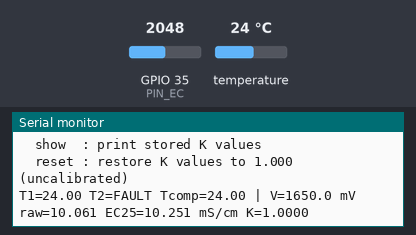
The sketch below on a simulated ESP32. Parts: the last lines printed to the serial monitor. Inputs (shaded band) come from the test bench; at power-on: GPIO 35 (PIN_EC) = 2048, temperature 24 °C (analog values on the 0–4095 scale). EEPROM starts erased.

Above: at 1.2 s.
1.3 s: GPIO 35 (PIN_EC) set to 3650
At 2.6 s:
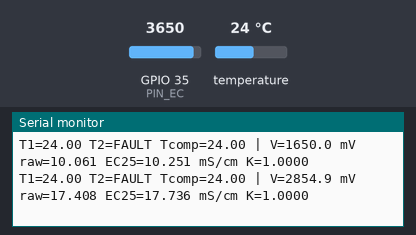
2.8 s: GPIO 35 (PIN_EC) set to 3785
At 4.9 s:
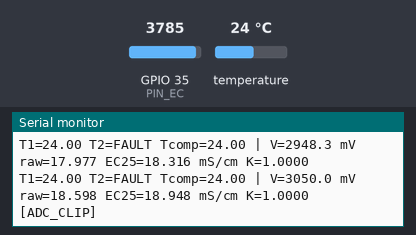

The sketch:

salimango_ec_calibration.ino
```cpp
/*
  S.A.L.I.M.A.N.G.O. — EC calibration + dual DS18B20 temperature compensation
  ---------------------------------------------------------------------------
  Target   : ESP32 DevKit 38-pin (ESP32-WROOM-32), Arduino-ESP32 core 2.x / 3.x
  Sensor   : DFRobot Gravity Analog EC Sensor V2, K=1 (DFR0300), 0–3.4 V output
  Temp     : 2x waterproof DS18B20 on one shared 1-Wire bus
  Pins     : EC analog  -> GPIO 35 (ADC1_CH7, input-only)      [WIRING.md §3]
             1-Wire bus -> GPIO 19, external 4.7 kOhm pull-up to 3.3 V
  Libraries: OneWire, DallasTemperature (Library Manager); Preferences (built-in)

  Conversion uses the same two-point K-value algorithm as DFRobot_EC
  (RES2 = 820, ECREF = 200, 1.85 %/°C compensation, 1.413 / 12.88 mS/cm buffers),
  re-implemented so that:
    - the ESP32 ADC is read through analogReadMilliVolts() (eFuse-calibrated mV),
    - K values persist in NVS (Preferences) per FIRMWARE.md §7,
    - nothing blocks loop(): no delay(); DS18B20 runs asynchronously.

  Serial Monitor: 115200 baud, line ending = "Newline".
  Commands: help | enter | cal | exit | abort | show | reset
*/

#include <Arduino.h>
#include <OneWire.h>
#include <DallasTemperature.h>
#include <Preferences.h>
#include <math.h>

// ===================== Pin map (docs/WIRING.md §3) =====================
constexpr uint8_t PIN_EC      = 35;
constexpr uint8_t PIN_ONEWIRE = 19;

// ============ DFR0300 (K=1) constants — DFRobot_EC algorithm ===========
constexpr float RES2        = 820.0f;
constexpr float ECREF       = 200.0f;
constexpr float TEMP_COEF   = 0.0185f;   // per °C, referenced to 25 °C
constexpr float K_MIN       = 0.5f;      // valid K window for a K=1 probe
constexpr float K_MAX       = 1.5f;
constexpr float STD_LOW     = 1.413f;    // mS/cm @ 25 °C
constexpr float STD_HIGH    = 12.88f;    // mS/cm @ 25 °C
constexpr float RAW_MAX     = 20.0f;     // K=1 usable ceiling, mS/cm
constexpr float ADC_CLIP_MV = 3000.0f;   // ESP32 ADC goes non-linear above ~3.1 V

// ============================ Timing ===================================
constexpr uint32_t EC_SAMPLE_MS = 40;    // one ADC sample every 40 ms
constexpr uint8_t  EC_WINDOW    = 25;    // 25 x 40 ms = 1 s window
constexpr uint8_t  EC_TRIM      = 5;     // drop 5 lowest + 5 highest
constexpr uint32_t T_CONV_MS    = 750;   // DS18B20 12-bit conversion time
constexpr uint8_t  STAB_WINDOWS = 5;     // 5 s history for stability check
constexpr float    STAB_TOL     = 0.01f; // ±1 % spread (min 5 mV)
constexpr float    T_MISMATCH_C = 0.5f;  // TESTING.md SEN-01 tolerance

// ============================ Objects ==================================
OneWire           oneWire(PIN_ONEWIRE);
DallasTemperature ds(&oneWire);
Preferences       prefs;

// ======================== Temperature state ============================
DeviceAddress tAddr[2];
bool     tPresent[2] = {false, false};
bool     tValid[2]   = {false, false};
float    tC[2]       = {NAN, NAN};
uint32_t tReqAt      = 0;

// =========================== EC state ==================================
float    ecBuf[EC_WINDOW];
uint8_t  ecIdx        = 0;
uint32_t ecLastSample = 0;
float    mvAvg        = NAN;
float    mvHist[STAB_WINDOWS];
uint8_t  histN = 0, histIdx = 0;
bool     windowReady  = false;

// ======================== Calibration state ============================
float kLow = 1.0f, kHigh = 1.0f, kActive = 1.0f;
bool  calMode  = false;
float pendLow  = NAN;
float pendHigh = NAN;

// ======================== Serial line buffer ===========================
char    cmdLine[24];
uint8_t cmdLen = 0;

// ============================ Helpers ==================================
float trimmedMean(const float *src, uint8_t n, uint8_t trim) {
  float a[EC_WINDOW];
  memcpy(a, src, n * sizeof(float));
  for (uint8_t i = 1; i < n; i++) {            // insertion sort (n = 25)
    float v = a[i];
    int8_t j = i - 1;
    while (j >= 0 && a[j] > v) { a[j + 1] = a[j]; j--; }
    a[j + 1] = v;
  }
  float s = 0;
  for (uint8_t i = trim; i < n - trim; i++) s += a[i];
  return s / (n - 2 * trim);
}

float rawEC(float mv) {                        // mS/cm at K = 1, uncompensated
  return 1000.0f * mv / RES2 / ECREF;
}

float ecAt25(float mv, float tempC) {          // calibrated, compensated to 25 °C
  float raw = rawEC(mv);
  float trial = raw * kActive;                 // auto-range with hysteresis
  if (trial > 2.5f)      kActive = kHigh;
  else if (trial < 2.0f) kActive = kLow;
  return raw * kActive / (1.0f + TEMP_COEF * (tempC - 25.0f));
}

// Probe 1 is the probe mounted beside the EC cell; probe 2 is the fallback.
bool compensationTemp(float &t) {
  if (tValid[0]) { t = tC[0]; return true; }
  if (tValid[1]) { t = tC[1]; return true; }
  t = 25.0f;                                   // no compensation; flagged
  return false;
}

bool isStable() {
  if (histN < STAB_WINDOWS) return false;
  float mn = mvHist[0], mx = mvHist[0], sum = 0;
  for (uint8_t i = 0; i < STAB_WINDOWS; i++) {
    mn = min(mn, mvHist[i]);
    mx = max(mx, mvHist[i]);
    sum += mvHist[i];
  }
  float mean = sum / STAB_WINDOWS;
  return (mx - mn) <= max(STAB_TOL * mean, 5.0f);
}

void printAddress(const DeviceAddress a) {
  for (uint8_t i = 0; i < 8; i++) {
    if (a[i] < 16) Serial.print('0');
    Serial.print(a[i], HEX);
  }
}

void fmtTemp(char *out, size_t n, uint8_t i) {
  if (tValid[i]) snprintf(out, n, "%.2f", tC[i]);
  else           snprintf(out, n, "FAULT");
}

// ======================== Non-blocking pollers =========================
void pollEC(uint32_t now) {
  if (now - ecLastSample < EC_SAMPLE_MS) return;
  ecLastSample = now;
  ecBuf[ecIdx++] = (float)analogReadMilliVolts(PIN_EC);
  if (ecIdx >= EC_WINDOW) {
    ecIdx = 0;
    mvAvg = trimmedMean(ecBuf, EC_WINDOW, EC_TRIM);
    mvHist[histIdx] = mvAvg;
    histIdx = (histIdx + 1) % STAB_WINDOWS;
    if (histN < STAB_WINDOWS) histN++;
    windowReady = true;
  }
}

void pollTemps(uint32_t now) {
  if (now - tReqAt < T_CONV_MS) return;        // conversion still running
  for (uint8_t i = 0; i < 2; i++) {
    if (!tPresent[i]) { tValid[i] = false; continue; }
    float v = ds.getTempC(tAddr[i]);
    // -127 = disconnected; 85.0 = power-on reset value (never a real pond reading)
    tValid[i] = (v != DEVICE_DISCONNECTED_C) && (v != 85.0f) && (v > -10.0f) && (v < 60.0f);
    tC[i] = v;
  }
  ds.requestTemperatures();                    // async: returns immediately
  tReqAt = now;
}

// ======================== Calibration commands =========================
void printHelp() {
  Serial.println(F("\nCommands: help | enter | cal | exit | abort | show | reset"));
  Serial.println(F("  enter : start calibration mode"));
  Serial.println(F("  cal   : capture K for the buffer the probe is in (1.413 or 12.88 mS/cm)"));
  Serial.println(F("  exit  : save captured K values to NVS and leave calibration mode"));
  Serial.println(F("  abort : leave calibration mode without saving"));
  Serial.println(F("  show  : print stored K values"));
  Serial.println(F("  reset : restore K values to 1.000 (uncalibrated)\n"));
}

void cmdCal() {
  if (!calMode) { Serial.println(F("[CAL] Type 'enter' first.")); return; }
  float t;
  if (!compensationTemp(t)) {
    Serial.println(F("[CAL] REJECTED: no valid DS18B20 reading — fix the 1-Wire bus first."));
    return;
  }
  if (isnan(mvAvg) || !isStable()) {
    Serial.println(F("[CAL] REJECTED: reading not stable yet. Wait for STABLE, then retry."));
    return;
  }
  float raw = rawEC(mvAvg);
  float stdVal;
  bool  isLow;
  if (raw > 0.9f && raw < 1.9f)        { stdVal = STD_LOW;  isLow = true;  }
  else if (raw > 9.0f && raw < 16.8f)  { stdVal = STD_HIGH; isLow = false; }
  else {
    Serial.printf("[CAL] REJECTED: raw %.3f mS/cm matches neither buffer window "
                  "(0.9–1.9 or 9–16.8). Check solution, probe immersion, wiring.\n", raw);
    return;
  }
  float compStd = stdVal * (1.0f + TEMP_COEF * (t - 25.0f));
  float k = RES2 * ECREF * compStd / 1000.0f / mvAvg;
  if (k < K_MIN || k > K_MAX) {
    Serial.printf("[CAL] REJECTED: K = %.4f outside %.1f–%.1f. Probe fouled, wrong buffer, "
                  "or wrong sensor (K=10?).\n", k, K_MIN, K_MAX);
    return;
  }
  if (isLow) pendLow = k; else pendHigh = k;
  Serial.printf("[CAL] %s buffer %.3f mS/cm @ %.2f °C -> V = %.1f mV, K = %.4f (pending; type 'exit' to save)\n",
                isLow ? "LOW" : "HIGH", stdVal, t, mvAvg, k);
}

void cmdExit() {
  if (!calMode) { Serial.println(F("[CAL] Not in calibration mode.")); return; }
  if (!isnan(pendLow))  { kLow  = pendLow;  prefs.putFloat("kLow",  kLow);  }
  if (!isnan(pendHigh)) { kHigh = pendHigh; prefs.putFloat("kHigh", kHigh); }
  if (isnan(pendLow) || isnan(pendHigh)) {
    Serial.println(F("[CAL] WARNING: only one point captured — the other K keeps its previous value."));
  }
  kActive = kLow;
  calMode = false;
  pendLow = pendHigh = NAN;
  Serial.printf("[CAL] Saved to NVS: kLow = %.4f, kHigh = %.4f\n", kLow, kHigh);
}

void handleCommand(const char *c) {
  if      (!strcmp(c, "help"))  printHelp();
  else if (!strcmp(c, "enter")) {
    calMode = true; pendLow = pendHigh = NAN;
    Serial.println(F("[CAL] Calibration mode. Immerse EC probe + probe T1 in a buffer, wait for STABLE, type 'cal'."));
  }
  else if (!strcmp(c, "cal"))   cmdCal();
  else if (!strcmp(c, "exit"))  cmdExit();
  else if (!strcmp(c, "abort")) {
    calMode = false; pendLow = pendHigh = NAN;
    Serial.println(F("[CAL] Aborted. Nothing saved."));
  }
  else if (!strcmp(c, "show"))  Serial.printf("[CAL] kLow = %.4f, kHigh = %.4f\n", kLow, kHigh);
  else if (!strcmp(c, "reset")) {
    kLow = kHigh = kActive = 1.0f;
    prefs.putFloat("kLow", kLow); prefs.putFloat("kHigh", kHigh);
    Serial.println(F("[CAL] K values reset to 1.0000 (uncalibrated)."));
  }
  else Serial.printf("Unknown command '%s' — type 'help'.\n", c);
}

void pollSerial() {
  while (Serial.available()) {
    char ch = (char)Serial.read();
    if (ch == '\n' || ch == '\r') {
      if (cmdLen) { cmdLine[cmdLen] = '\0'; handleCommand(cmdLine); cmdLen = 0; }
    } else if (cmdLen < sizeof(cmdLine) - 1) {
      cmdLine[cmdLen++] = (char)tolower(ch);
    }
  }
}

// ============================== Report =================================
void report() {
  float t;
  bool  tOK = compensationTemp(t);
  float raw = rawEC(mvAvg);
  float ec  = ecAt25(mvAvg, t);
  char  s1[10], s2[10];
  fmtTemp(s1, sizeof(s1), 0);
  fmtTemp(s2, sizeof(s2), 1);

  Serial.printf("T1=%s T2=%s Tcomp=%.2f | V=%.1f mV raw=%.3f EC25=%.3f mS/cm K=%.4f",
                s1, s2, t, mvAvg, raw, ec, kActive);
  if (!tOK) Serial.print(F(" [TEMP_FAULT]"));
  if (tValid[0] && tValid[1] && fabsf(tC[0] - tC[1]) > T_MISMATCH_C) Serial.print(F(" [T_MISMATCH]"));
  if (mvAvg > ADC_CLIP_MV) Serial.print(F(" [ADC_CLIP]"));
  if (raw > RAW_MAX)       Serial.print(F(" [OVER_RANGE_K1]"));
  if (calMode) Serial.print(isStable() ? F(" [CAL][STABLE]") : F(" [CAL][settling]"));
  Serial.println();
}

// =========================== setup / loop ==============================
void setup() {
  Serial.begin(115200);
  analogReadResolution(12);
  // Arduino-ESP32 defaults to 11 dB attenuation (~0–3.1 V usable), required
  // for the 0–3.4 V DFR0300 output. Do not lower the attenuation.
  pinMode(PIN_EC, INPUT);

  prefs.begin("ec_cal", false);
  kLow    = prefs.getFloat("kLow",  1.0f);
  kHigh   = prefs.getFloat("kHigh", 1.0f);
  kActive = kLow;

  ds.begin();
  uint8_t n = ds.getDeviceCount();
  Serial.printf("\nDS18B20 devices found on GPIO %u: %u\n", PIN_ONEWIRE, n);
  for (uint8_t i = 0; i < 2; i++) {
    tPresent[i] = ds.getAddress(tAddr[i], i);
    Serial.printf("  T%u: ", i + 1);
    if (tPresent[i]) { printAddress(tAddr[i]); ds.setResolution(tAddr[i], 12); Serial.println(); }
    else Serial.println(F("NOT FOUND — check wiring and 4.7 kOhm pull-up"));
  }
  ds.setWaitForConversion(false);
  ds.requestTemperatures();
  tReqAt = millis();

  Serial.printf("Stored K: kLow = %.4f, kHigh = %.4f\n", kLow, kHigh);
  printHelp();
}

void loop() {
  uint32_t now = millis();
  pollEC(now);
  pollTemps(now);
  pollSerial();
  if (windowReady) { windowReady = false; report(); }
}
```

Measured:
- the behaviour switches between 3723 and 3724 on GPIO 35 (PIN_EC) (found by bisection; images 1 and 2)
- after the input at 1.3 s, the serial monitor: prints a new line after 0.74 s (image 1)
- after the input at 2.8 s, the serial monitor: prints a new line after 0.25 s (image 2)
